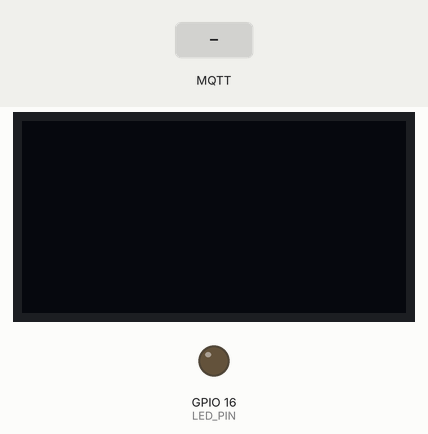
The sketch below on a simulated ESP8266 (NodeMCU). Parts: 128×64 one-colour display, output pins drawn as LEDs (lit = HIGH). Inputs (shaded band) come from the test bench. No MQTT or app messages arrive unless stated; what the sketch prints to the serial monitor is not drawn.

Above: at 1.2 s.
1.3 s: MQTT message "/ESP/OLED01" arrives on the first subscribed topic
At 2.0 s:
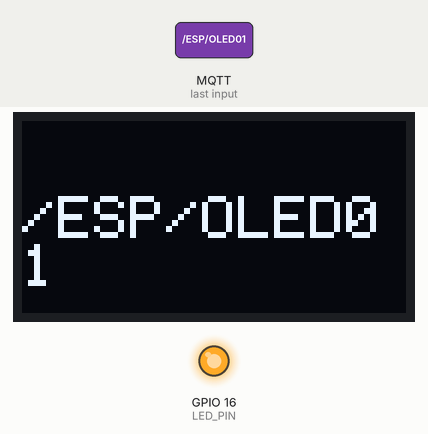
Timing chart, 0 to 12.8 s (numbered marks = the images above; inputs shaded):
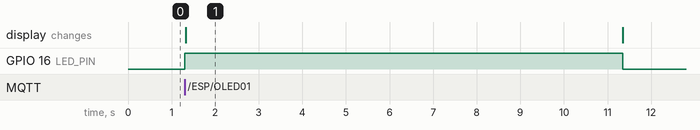

Measured:
- after the input at 1.3 s, GPIO 16 (LED_PIN): LOW → HIGH at once, → LOW 10.1 s later; the display: changes at once (image 1)

The sketch:

Project.ino
```cpp
#include <Wire.h>
#include <Adafruit_GFX.h>
#include <Adafruit_SSD1306.h>
#include <ESP8266WiFi.h>
#include <PubSubClient.h>
const char* ssid = "Dogin?";
const char* password = "594020xxxx";
#define OLED_RESET -1
Adafruit_SSD1306 OLED(OLED_RESET);
#define mqtt_server "m11.cloudmqtt.com"
#define mqtt_port 15714
#define mqtt_user "hapoinwt"
#define mqtt_password "2LwT2ZsXo8Tq"
#define LED_PIN 16
WiFiClient espClient;
PubSubClient client(espClient);
String Shief;

void setup() {
  OLED.begin(SSD1306_SWITCHCAPVCC, 0x3C);

  pinMode(LED_PIN, OUTPUT);

  client.setServer(mqtt_server, mqtt_port);
  client.setCallback(callback);
}
void loop() {
  if (!client.connected()) {
    if (client.connect("A1", mqtt_user, mqtt_password)) {
      client.subscribe("/ESP/OLED01");
    }
    else {
      return;
    }
  }
  client.loop();
}
void callback(char* topic, byte* payload, unsigned int length) {
  Serial.print("Message arrived [");
  Serial.print(topic);
  Serial.print("] ");
  String msg = "";
  int i = 0;
  while (i < length) msg += (char)payload[i++];
  if (msg != "") {
    if (String(topic) == "/ESP/OLED01") {
      Shief = msg;
      digitalWrite(LED_PIN,HIGH);
      Light(Shief);

    }
    return;
  }
}
void Light(String Shief){
    OLED.clearDisplay();

    OLED.setTextColor(WHITE);
    OLED.setCursor(0,25);
    OLED.setTextSize(2);
    OLED.println(Shief);
    OLED.display();
    delay(10000);

    OLED.clearDisplay();
    OLED.display();
    digitalWrite(LED_PIN,LOW);
}
```
